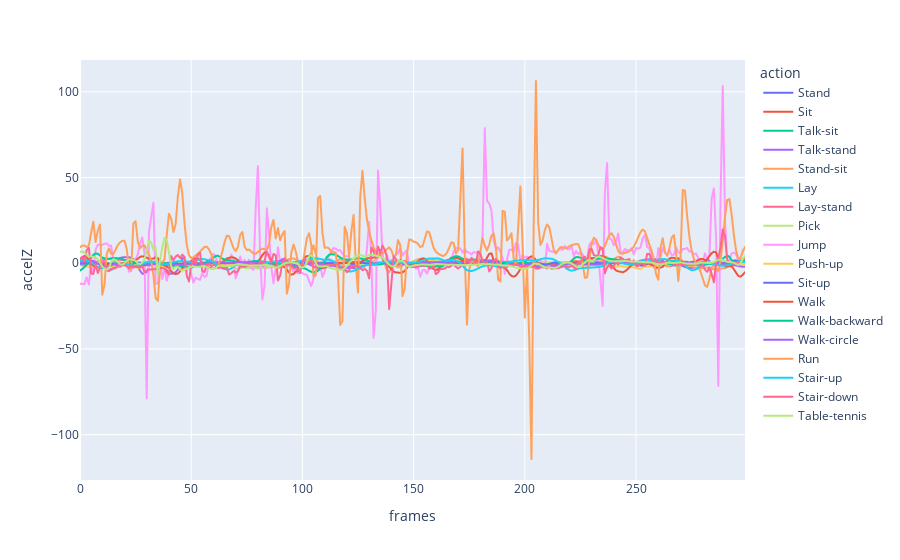

Notebook cell for this chart:
### Code cell
accelx_df = sampled_df.loc[:, ['accelZ', 'ID', 'action']]
accelx_df = accelx_df.explode('accelZ')
accelx_df['frames'] = np.array([range(300),]*18).reshape((-1))
accelx_df.head()

plt.figure(figsize=(10, 6))
fig = px.line(accelx_df, x='frames', y='accelZ', color='action')
fig.show()

### Figure 1 — Plotly figure (JSON) as saved in the notebook; plotly's stock layout.template omitted (floating-point values rounded to 4 significant figures; data arrays with more than 128 entries replaced by an {"elided": "..."} marker saying what was removed)
{"data": [{"hovertemplate": "action=Stand<br>frames=%{x}<br>accelZ=%{y}<extra></extra>", "legendgroup": "Stand", "line": {"color": "#636efa", "dash": "solid"}, "marker": {"symbol": "circle"}, "mode": "lines", "name": "Stand", "showlegend": true, "type": "scattergl", "x": {"elided": "300 int values"}, "xaxis": "x", "y": {"elided": "300 float values"}, "yaxis": "y"}, {"hovertemplate": "action=Sit<br>frames=%{x}<br>accelZ=%{y}<extra></extra>", "legendgroup": "Sit", "line": {"color": "#EF553B", "dash": "solid"}, "marker": {"symbol": "circle"}, "mode": "lines", "name": "Sit", "showlegend": true, "type": "scattergl", "x": {"elided": "300 int values"}, "xaxis": "x", "y": {"elided": "300 float values"}, "yaxis": "y"}, {"hovertemplate": "action=Talk-sit<br>frames=%{x}<br>accelZ=%{y}<extra></extra>", "legendgroup": "Talk-sit", "line": {"color": "#00cc96", "dash": "solid"}, "marker": {"symbol": "circle"}, "mode": "lines", "name": "Talk-sit", "showlegend": true, "type": "scattergl", "x": {"elided": "300 int values"}, "xaxis": "x", "y": {"elided": "300 float values"}, "yaxis": "y"}, {"hovertemplate": "action=Talk-stand<br>frames=%{x}<br>accelZ=%{y}<extra></extra>", "legendgroup": "Talk-stand", "line": {"color": "#ab63fa", "dash": "solid"}, "marker": {"symbol": "circle"}, "mode": "lines", "name": "Talk-stand", "showlegend": true, "type": "scattergl", "x": {"elided": "300 int values"}, "xaxis": "x", "y": {"elided": "300 float values"}, "yaxis": "y"}, {"hovertemplate": "action=Stand-sit<br>frames=%{x}<br>accelZ=%{y}<extra></extra>", "legendgroup": "Stand-sit", "line": {"color": "#FFA15A", "dash": "solid"}, "marker": {"symbol": "circle"}, "mode": "lines", "name": "Stand-sit", "showlegend": true, "type": "scattergl", "x": {"elided": "300 int values"}, "xaxis": "x", "y": {"elided": "300 float values"}, "yaxis": "y"}, {"hovertemplate": "action=Lay<br>frames=%{x}<br>accelZ=%{y}<extra></extra>", "legendgroup": "Lay", "line": {"color": "#19d3f3", "dash": "solid"}, "marker": {"symbol": "circle"}, "mode": "lines", "name": "Lay", "showlegend": true, "type": "scattergl", "x": {"elided": "300 int values"}, "xaxis": "x", "y": {"elided": "300 float values"}, "yaxis": "y"}, {"hovertemplate": "action=Lay-stand<br>frames=%{x}<br>accelZ=%{y}<extra></extra>", "legendgroup": "Lay-stand", "line": {"color": "#FF6692", "dash": "solid"}, "marker": {"symbol": "circle"}, "mode": "lines", "name": "Lay-stand", "showlegend": true, "type": "scattergl", "x": {"elided": "300 int values"}, "xaxis": "x", "y": {"elided": "300 float values"}, "yaxis": "y"}, {"hovertemplate": "action=Pick<br>frames=%{x}<br>accelZ=%{y}<extra></extra>", "legendgroup": "Pick", "line": {"color": "#B6E880", "dash": "solid"}, "marker": {"symbol": "circle"}, "mode": "lines", "name": "Pick", "showlegend": true, "type": "scattergl", "x": {"elided": "300 int values"}, "xaxis": "x", "y": {"elided": "300 float values"}, "yaxis": "y"}, {"hovertemplate": "action=Jump<br>frames=%{x}<br>accelZ=%{y}<extra></extra>", "legendgroup": "Jump", "line": {"color": "#FF97FF", "dash": "solid"}, "marker": {"symbol": "circle"}, "mode": "lines", "name": "Jump", "showlegend": true, "type": "scattergl", "x": {"elided": "300 int values"}, "xaxis": "x", "y": {"elided": "300 float values"}, "yaxis": "y"}, {"hovertemplate": "action=Push-up<br>frames=%{x}<br>accelZ=%{y}<extra></extra>", "legendgroup": "Push-up", "line": {"color": "#FECB52", "dash": "solid"}, "marker": {"symbol": "circle"}, "mode": "lines", "name": "Push-up", "showlegend": true, "type": "scattergl", "x": {"elided": "300 int values"}, "xaxis": "x", "y": {"elided": "300 float values"}, "yaxis": "y"}, {"hovertemplate": "action=Sit-up<br>frames=%{x}<br>accelZ=%{y}<extra></extra>", "legendgroup": "Sit-up", "line": {"color": "#636efa", "dash": "solid"}, "marker": {"symbol": "circle"}, "mode": "lines", "name": "Sit-up", "showlegend": true, "type": "scattergl", "x": {"elided": "300 int values"}, "xaxis": "x", "y": {"elided": "300 float values"}, "yaxis": "y"}, {"hovertemplate": "action=Walk<br>frames=%{x}<br>accelZ=%{y}<extra></extra>", "legendgroup": "Walk", "line": {"color": "#EF553B", "dash": "solid"}, "marker": {"symbol": "circle"}, "mode": "lines", "name": "Walk", "showlegend": true, "type": "scattergl", "x": {"elided": "300 int values"}, "xaxis": "x", "y": {"elided": "300 float values"}, "yaxis": "y"}, {"hovertemplate": "action=Walk-backward<br>frames=%{x}<br>accelZ=%{y}<extra></extra>", "legendgroup": "Walk-backward", "line": {"color": "#00cc96", "dash": "solid"}, "marker": {"symbol": "circle"}, "mode": "lines", "name": "Walk-backward", "showlegend": true, "type": "scattergl", "x": {"elided": "300 int values"}, "xaxis": "x", "y": {"elided": "300 float values"}, "yaxis": "y"}, {"hovertemplate": "action=Walk-circle<br>frames=%{x}<br>accelZ=%{y}<extra></extra>", "legendgroup": "Walk-circle", "line": {"color": "#ab63fa", "dash": "solid"}, "marker": {"symbol": "circle"}, "mode": "lines", "name": "Walk-circle", "showlegend": true, "type": "scattergl", "x": {"elided": "300 int values"}, "xaxis": "x", "y": {"elided": "300 float values"}, "yaxis": "y"}, {"hovertemplate": "action=Run<br>frames=%{x}<br>accelZ=%{y}<extra></extra>", "legendgroup": "Run", "line": {"color": "#FFA15A", "dash": "solid"}, "marker": {"symbol": "circle"}, "mode": "lines", "name": "Run", "showlegend": true, "type": "scattergl", "x": {"elided": "300 int values"}, "xaxis": "x", "y": {"elided": "300 float values"}, "yaxis": "y"}, {"hovertemplate": "action=Stair-up<br>frames=%{x}<br>accelZ=%{y}<extra></extra>", "legendgroup": "Stair-up", "line": {"color": "#19d3f3", "dash": "solid"}, "marker": {"symbol": "circle"}, "mode": "lines", "name": "Stair-up", "showlegend": true, "type": "scattergl", "x": {"elided": "300 int values"}, "xaxis": "x", "y": {"elided": "300 float values"}, "yaxis": "y"}, {"hovertemplate": "action=Stair-down<br>frames=%{x}<br>accelZ=%{y}<extra></extra>", "legendgroup": "Stair-down", "line": {"color": "#FF6692", "dash": "solid"}, "marker": {"symbol": "circle"}, "mode": "lines", "name": "Stair-down", "showlegend": true, "type": "scattergl", "x": {"elided": "300 int values"}, "xaxis": "x", "y": {"elided": "300 float values"}, "yaxis": "y"}, {"hovertemplate": "action=Table-tennis<br>frames=%{x}<br>accelZ=%{y}<extra></extra>", "legendgroup": "Table-tennis", "line": {"color": "#B6E880", "dash": "solid"}, "marker": {"symbol": "circle"}, "mode": "lines", "name": "Table-tennis", "showlegend": true, "type": "scattergl", "x": {"elided": "300 int values"}, "xaxis": "x", "y": {"elided": "300 float values"}, "yaxis": "y"}], "layout": {"legend": {"title": {"text": "action"}, "tracegroupgap": 0}, "margin": {"t": 60}, "xaxis": {"anchor": "y", "domain": [0, 1], "title": {"text": "frames"}}, "yaxis": {"anchor": "x", "domain": [0, 1], "title": {"text": "accelZ"}}}}
